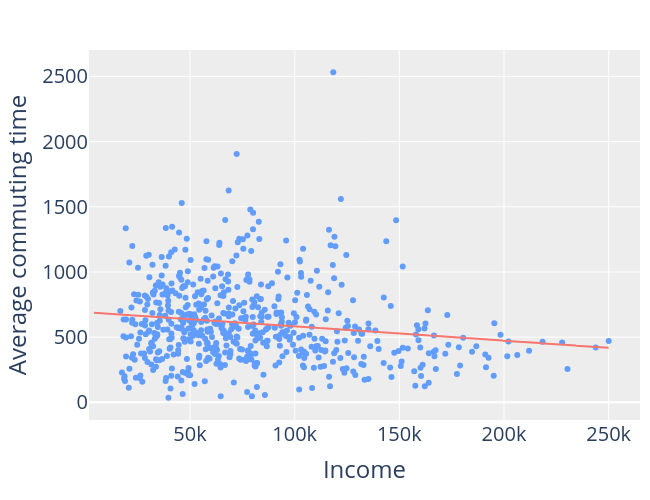

Notebook source saved alongside this figure:
### Code cell
red = '#f8766d'
blue = '#619cff'

xs2 = np.linspace(incomes.min(), incomes.max(), int((incomes.max()-incomes.min())/100)+1)

fig = go.Figure()

fig.add_trace(
    go.Scatter(x=res.income, y=res.shortest_path,  mode='markers', marker=dict(
                        color=blue,
                    ),)
)


fig.add_trace(
    go.Scatter(x=xs2, y=[float(shortest_path.subs(x, i)) for i in xs2], marker=dict(
                        color=red,
                        line=dict(color=red, width=2)
                    ),)
)




fig.update_layout(
        #xaxis=dict(title="Day of Week",
                   #x=0.5),
        yaxis=dict(title="Average commuting time"),
        xaxis=dict(title="Income"),
        height=500, 
        width=650,
        #legend_title_text='Week type',
        margin=dict(l=75, r=10, t=50, b=80),
        showlegend=False,
        legend=dict(
                yanchor="bottom",
                y=-1,
                xanchor="left",
                x=0.35,
                orientation="h",
                font=dict(
                    #family="Courier",
                    size=24,
                   # color="black"
                ),
            ),
        font=dict(size=20), plot_bgcolor="#ededed",
    )

fig.write_image('./figure/commuting_time.png')

fig

### Figure 1 — Plotly figure (JSON) as saved in the notebook; plotly's stock layout.template omitted (floating-point values rounded to 4 significant figures; data arrays with more than 128 entries replaced by an {"elided": "..."} marker saying what was removed)
{"data": [{"marker": {"color": "#619cff"}, "mode": "markers", "type": "scatter", "x": {"elided": "620 int values"}, "y": {"elided": "620 float values"}}, {"marker": {"color": "#f8766d", "line": {"color": "#f8766d", "width": 2}}, "type": "scatter", "x": {"elided": "2459 float values"}, "y": {"elided": "2459 float values"}}], "layout": {"font": {"size": 20}, "height": 500, "legend": {"font": {"size": 24}, "orientation": "h", "x": 0.35, "xanchor": "left", "y": -1, "yanchor": "bottom"}, "margin": {"b": 80, "l": 75, "r": 10, "t": 50}, "plot_bgcolor": "#ededed", "showlegend": false, "width": 650, "xaxis": {"title": {"text": "Income"}}, "yaxis": {"title": {"text": "Average commuting time"}}}}
